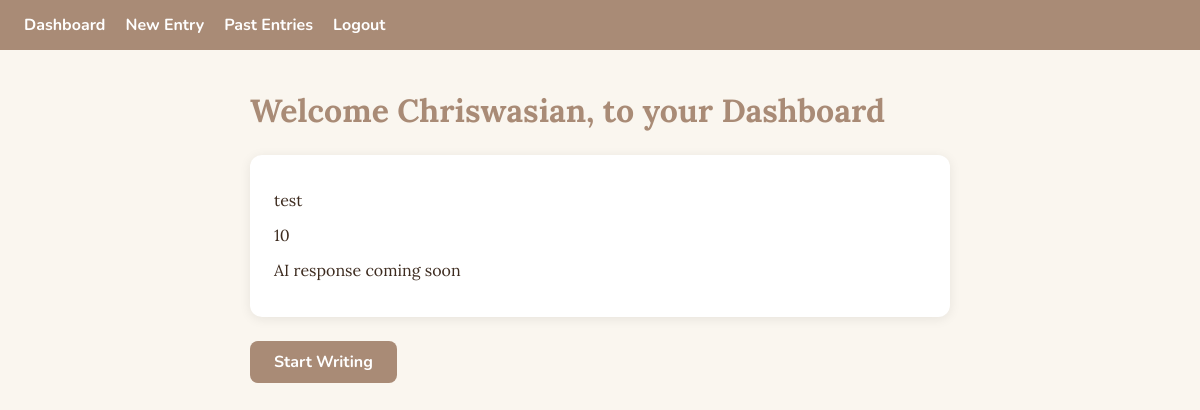
Page /dashboard (signed in) on the earlier database version.
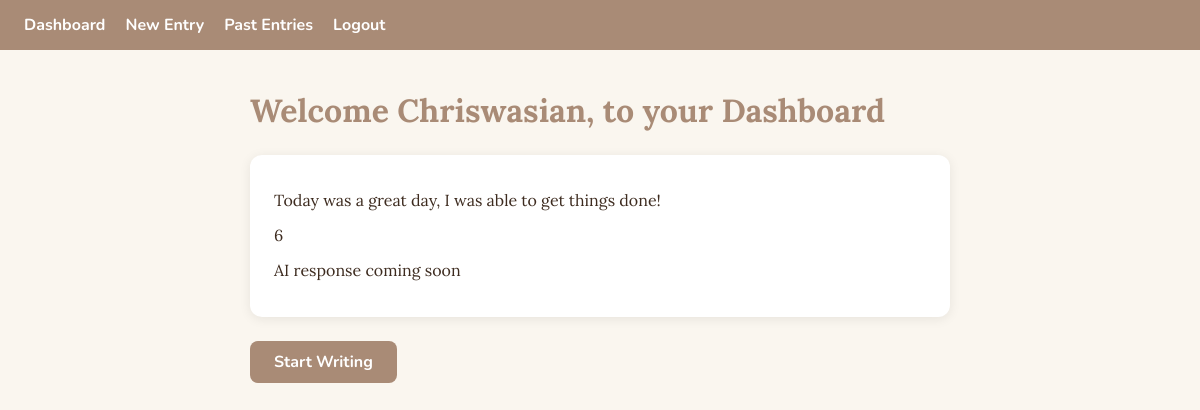
Same page on the later database version.
### app.py (models this page shows)
class Entry(db.Model):
                id = db.Column(db.Integer, primary_key=True)
                content = db.Column(db.Text, nullable=False)
                mode = db.Column(db.String(10), default="Personal")
                ai = db.Column(db.Text, nullable=True)
                mood = db.Column(db.Integer, nullable=True)
                created_at = db.Column(db.DateTime, default=datetime.utcnow)
                user_id = db.Column(db.Integer, db.ForeignKey('user.id'), nullable=False)

### app.py (the view)
@app.route('/dashboard')
@login_required
def dashboard():
    entries = Entry.query.filter_by(user_id=current_user.id).order_by(Entry.created_at.desc()).first()
    return render_template('dashboard.html', latest_entry=entries)

### app.py (called while the page is built)
@login_manager.user_loader
def load_user(user_id):
    return User.query.get(int(user_id))

### templates/dashboard.html (shortened to what this page needs)
{% extends 'base.html' %}
{% block content %}
<h1>Welcome {{ current_user.username }}, to your Dashboard</h1>
{% if latest_entry %}
<div class="entry-card">
    <p>{{ latest_entry.content }}</p>
    <p>{{ latest_entry.mood }}</p>
    <p>{{ latest_entry.ai }}</p>
</div>
{% else %}
<p>No entries yet!</p>
{% endif %}
<p><a href="{{ url_for('new_entry') }}" class="btn">Start Writing</a> </p>
{% endblock%}

Differences in the rows shown:
no longer on this page (row unchanged): Entry: content "test", mood "10", ai "AI response coming soon"
added Entry: content "Today was a great day, I was able to get things done!", mood "6", ai "AI response coming soon"
